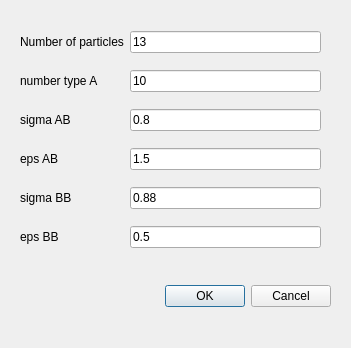
<?xml version="1.0" encoding="UTF-8"?>
<ui version="4.0">
 <class>DialogLJSetup</class>
 <widget class="QDialog" name="DialogLJSetup">
  <property name="geometry">
   <rect>
    <x>0</x>
    <y>0</y>
    <width>351</width>
    <height>348</height>
   </rect>
  </property>
  <property name="sizePolicy">
   <sizepolicy hsizetype="Expanding" vsizetype="Expanding">
    <horstretch>0</horstretch>
    <verstretch>0</verstretch>
   </sizepolicy>
  </property>
  <property name="windowTitle">
   <string>Create binary Lennard-Jones system</string>
  </property>
  <property name="modal">
   <bool>true</bool>
  </property>
  <widget class="QDialogButtonBox" name="buttonBox">
   <property name="geometry">
    <rect>
     <x>30</x>
     <y>280</y>
     <width>301</width>
     <height>32</height>
    </rect>
   </property>
   <property name="orientation">
    <enum>Qt::Horizontal</enum>
   </property>
   <property name="standardButtons">
    <set>QDialogButtonBox::Cancel|QDialogButtonBox::Ok</set>
   </property>
  </widget>
  <widget class="QWidget" name="gridLayoutWidget">
   <property name="geometry">
    <rect>
     <x>20</x>
     <y>20</y>
     <width>301</width>
     <height>241</height>
    </rect>
   </property>
   <layout class="QGridLayout" name="gridLayout">
    <item row="5" column="1">
     <widget class="QLineEdit" name="lineEdit_sigBB">
      <property name="text">
       <string>0.88</string>
      </property>
     </widget>
    </item>
    <item row="2" column="0">
     <widget class="QLabel" name="label_2">
      <property name="text">
       <string>number type A</string>
      </property>
     </widget>
    </item>
    <item row="1" column="1">
     <widget class="QLineEdit" name="lineEdit_natoms">
      <property name="inputMask">
       <string/>
      </property>
      <property name="text">
       <string>13</string>
      </property>
     </widget>
    </item>
    <item row="2" column="1">
     <widget class="QLineEdit" name="lineEdit_ntypeA">
      <property name="inputMask">
       <string>999; </string>
      </property>
      <property name="text">
       <string>10</string>
      </property>
     </widget>
    </item>
    <item row="1" column="0">
     <widget class="QLabel" name="label">
      <property name="text">
       <string>Number of particles</string>
      </property>
     </widget>
    </item>
    <item row="4" column="1">
     <widget class="QLineEdit" name="lineEdit_epsAB">
      <property name="text">
       <string>1.5</string>
      </property>
     </widget>
    </item>
    <item row="3" column="1">
     <widget class="QLineEdit" name="lineEdit_sigAB">
      <property name="text">
       <string>0.8</string>
      </property>
     </widget>
    </item>
    <item row="6" column="1">
     <widget class="QLineEdit" name="lineEdit_epsBB">
      <property name="text">
       <string>0.5</string>
      </property>
     </widget>
    </item>
    <item row="3" column="0">
     <widget class="QLabel" name="label_3">
      <property name="text">
       <string>sigma AB</string>
      </property>
     </widget>
    </item>
    <item row="4" column="0">
     <widget class="QLabel" name="label_4">
      <property name="text">
       <string>eps AB</string>
      </property>
     </widget>
    </item>
    <item row="5" column="0">
     <widget class="QLabel" name="label_5">
      <property name="text">
       <string>sigma BB</string>
      </property>
     </widget>
    </item>
    <item row="6" column="0">
     <widget class="QLabel" name="label_6">
      <property name="text">
       <string>eps BB</string>
      </property>
     </widget>
    </item>
   </layout>
  </widget>
 </widget>
 <resources/>
 <connections>
  <connection>
   <sender>buttonBox</sender>
   <signal>accepted()</signal>
   <receiver>DialogLJSetup</receiver>
   <slot>accept()</slot>
   <hints>
    <hint type="sourcelabel">
     <x>180</x>
     <y>295</y>
    </hint>
    <hint type="destinationlabel">
     <x>175</x>
     <y>173</y>
    </hint>
   </hints>
  </connection>
  <connection>
   <sender>buttonBox</sender>
   <signal>rejected()</signal>
   <receiver>DialogLJSetup</receiver>
   <slot>reject()</slot>
   <hints>
    <hint type="sourcelabel">
     <x>180</x>
     <y>295</y>
    </hint>
    <hint type="destinationlabel">
     <x>175</x>
     <y>173</y>
    </hint>
   </hints>
  </connection>
 </connections>
</ui>
